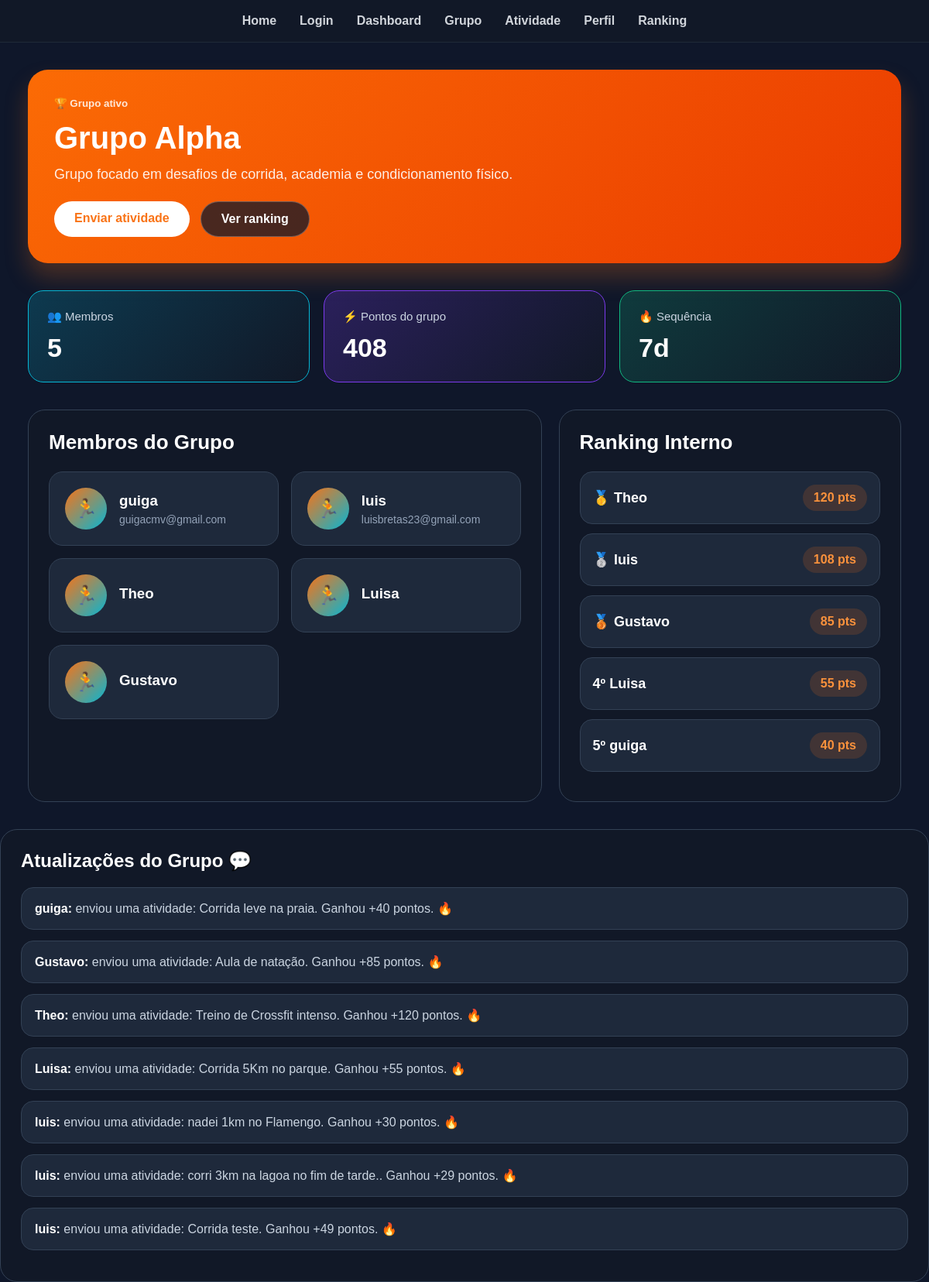
The app's page /grupo/ with its own data.
### core/models.py (models this page shows, shortened)
class Group(models.Model):
    name = models.CharField(max_length=100)
    description = models.TextField(blank=True, null=True)
    created_at = models.DateTimeField(auto_now_add=True)

class Activity(models.Model):
    user = models.ForeignKey(User, on_delete=models.CASCADE, related_name='activities')
    group = models.ForeignKey(Group, on_delete=models.CASCADE, related_name='group_activities')
    image = models.ImageField(upload_to='activities/%Y/%m/%d/', blank=True, null=True)
    description = models.TextField(blank=True, null=True)
    duration_minutes = models.PositiveIntegerField(default=0)
    points_earned = models.IntegerField(default=0)
    created_at = models.DateTimeField(auto_now_add=True)
    class Meta:
        ordering = ['-created_at']

### core/views.py (the view)
# urls.py: path('grupo/', grupo),
def grupo(request):
    grupo = Group.objects.first()
    if grupo:
        atividades = Activity.objects.filter(group=grupo).order_by('-created_at')
    else:
        atividades = Activity.objects.none()
    membros = User.objects.all()
    total_pontos = atividades.aggregate(
        total=Sum('points_earned')
    )['total'] or 0
    ranking_usuarios = User.objects.filter(
        activities__group=grupo
    ).annotate(
        total_pontos=Sum('activities__points_earned')
    ).order_by('-total_pontos')
    return render(
        request,
        'core/grupo.html',
        {
            "grupo": grupo,
            "atividades": atividades,
            "membros": membros,
            "total_pontos": total_pontos,
            "ranking_usuarios": ranking_usuarios,
        }
    )

### core/templates/core/grupo.html (shortened to what this page needs)
<!DOCTYPE html>
<html lang="pt-br">
<head>
</head>
<body>
<nav>
    <a href="/">Home</a>
    <a href="/login/">Login</a>
    <a href="/dashboard/">Dashboard</a>
    <a href="/grupo/">Grupo</a>
    <a href="/atividade/">Atividade</a>
    <a href="/perfil/">Perfil</a>
    <a href="/ranking/">Ranking</a>
</nav>
<div class="container">
    <section class="grupo-header">
        <small>🏆 Grupo ativo</small>
        <h1>
    {% if grupo %}
        {{ grupo.name }}
    {% else %}
        Nenhum grupo cadastrado
    {% endif %}
</h1>
        <p>
           {% if grupo %}
    {{ grupo.description }}
{% else %}
    Cadastre um grupo no painel administrativo para exibir as informações aqui.
{% endif %}
        </p>
        <div class="grupo-actions">
            <a href="/atividade/" class="btn btn-light">Enviar atividade</a>
            <a href="/ranking/" class="btn btn-dark">Ver ranking</a>
        </div>
    </section>
    <section class="cards-status">
        <div class="status-card azul">
            <span>👥 Membros</span>
            <h2>{{ membros.count }}</h2>
        </div>
        <div class="status-card roxo">
            <span>⚡ Pontos do grupo</span>
            <h2>{{ total_pontos|floatformat:0 }}</h2>
        </div>
        <div class="status-card verde">
            <span>🔥 Sequência</span>
            <h2>7d</h2>
        </div>
    </section>
    <section class="grid-principal">
        <div class="box">
            <h2>Membros do Grupo</h2>
            <div class="membros">
{% for membro in membros %}
<div class="membro">
    <div class="avatar">🏃</div>
    <div class="membro-info">
        <h3>{{ membro.username }}</h3>
        <p>{{ membro.email }}</p>
    </div>
</div>
{% empty %}
<p>Nenhum membro cadastrado ainda.</p>
{% endfor %}
            </div>
        </div>
        <div class="box">
            <h2>Ranking Interno</h2>
           {% for usuario in ranking_usuarios %}
<div class="ranking-item">
    <strong>
        {% if forloop.counter == 1 %}
            🥇
        {% elif forloop.counter == 2 %}
            🥈
        {% elif forloop.counter == 3 %}
            🥉
        {% else %}
            {{ forloop.counter }}º
        {% endif %}
        {{ usuario.username }}
    </strong>
    <span class="pontos">{{ usuario.total_pontos }} pts</span>
</div>
{% empty %}
<p>Nenhuma atividade registrada neste grupo ainda.</p>
{% endfor %}
            </div>
        </div>
    <section class="chat">
    <h2>Atualizações do Grupo 💬</h2>
    {% for atividade in atividades %}
    <div class="mensagem">
        <strong>{{ atividade.user.username }}:</strong>
        enviou uma atividade: {{ atividade.description }}.
        Ganhou +{{ atividade.points_earned }} pontos. 🔥
    </div>
    {% empty %}
    <div class="mensagem">
        Nenhuma atividade registrada no grupo ainda.
    </div>
    {% endfor %}
</section>
</body>
</html>

### core/templates/core/grupo.html (style rules this page uses)
* { margin: 0; padding: 0; box-sizing: border-box; }
body { font-family: Arial, Helvetica, sans-serif; background: #0f172a; color: white; }
nav { background: #111827; display: flex; justify-content: center; align-items: center; gap: 30px; padding: 18px; flex-wrap: wrap; border-bottom: 1px solid #1f2937; }
nav a { color: #d1d5db; text-decoration: none; font-weight: bold; font-size: 16px; transition: .3s; }
.container { width: 94%; max-width: 1600px; margin: 35px auto; }
.grupo-header { background: linear-gradient(135deg, #fb6b05, #ea3b00); border-radius: 26px; padding: 34px; margin-bottom: 35px; box-shadow: 0 18px 30px rgba(249,115,22,.25); }
.grupo-header small { font-weight: bold; color: rgba(255,255,255,.85); }
.grupo-header h1 { font-size: 40px; margin: 14px 0; }
.grupo-header p { color: rgba(255,255,255,.9); font-size: 18px; margin-bottom: 24px; }
.grupo-actions { display: flex; gap: 14px; flex-wrap: wrap; }
.btn { display: inline-block; padding: 13px 26px; border-radius: 999px; font-weight: bold; text-decoration: none; transition: .3s; }
.btn-light { background: white; color: #f97316; }
.btn-dark { background: rgba(15,23,42,.75); color: white; border: 1px solid rgba(255,255,255,.25); }
.cards-status { display: grid; grid-template-columns: repeat(3, 1fr); gap: 18px; margin-bottom: 35px; }
.status-card { background: #111827; border: 1px solid #334155; border-radius: 20px; padding: 24px; }
.status-card span { color: #cbd5e1; font-size: 15px; }
.status-card h2 { font-size: 34px; margin-top: 12px; }
.azul { border-color: #06b6d4; background: linear-gradient(135deg, rgba(6,182,212,.22), #111827); }
.roxo { border-color: #7c3aed; background: linear-gradient(135deg, rgba(124,58,237,.25), #111827); }
.verde { border-color: #10b981; background: linear-gradient(135deg, rgba(16,185,129,.22), #111827); }
.grid-principal { display: grid; grid-template-columns: 1.2fr .8fr; gap: 22px; margin-bottom: 35px; }
.box { background: #111827; border: 1px solid #334155; border-radius: 22px; padding: 26px; }
.box h2 { margin-bottom: 22px; font-size: 26px; }
.membros { display: grid; grid-template-columns: repeat(2, 1fr); gap: 16px; }
.membro { background: #1e293b; border: 1px solid #334155; border-radius: 18px; padding: 20px; display: flex; align-items: center; gap: 16px; transition: .3s; }
.avatar { width: 54px; height: 54px; border-radius: 50%; background: linear-gradient(135deg, #f97316, #06b6d4); display: flex; align-items: center; justify-content: center; font-size: 24px; }
.membro-info h3 { margin-bottom: 5px; }
.membro-info p { color: #94a3b8; font-size: 14px; }
.ranking-item { display: flex; justify-content: space-between; align-items: center; background: #1e293b; border: 1px solid #334155; padding: 16px; border-radius: 16px; margin-bottom: 12px; }
.ranking-item strong { font-size: 18px; }
.pontos { color: #fb923c; font-weight: bold; background: rgba(249,115,22,.16); padding: 8px 14px; border-radius: 999px; }
.chat { background: #111827; border: 1px solid #334155; border-radius: 22px; padding: 26px; }
.chat h2 { margin-bottom: 20px; }
.mensagem { background: #1e293b; border: 1px solid #334155; padding: 17px; border-radius: 16px; margin-bottom: 14px; color: #cbd5e1; }
.mensagem strong { color: white; }

### records on screen
Group: name "Grupo Alpha", description "Grupo focado em desafios de corrida, academia e condicionamento físico."
Activity: user.username "guiga", description "Corrida leve na praia", points_earned "40"
Activity: user.username "Gustavo", description "Aula de natação", points_earned "85"
Activity: user.username "Theo", description "Treino de Crossfit intenso", points_earned "120"
Activity: user.username "Luisa", description "Corrida 5Km no parque", points_earned "55"
Activity: user.username "luis", description "nadei 1km no Flamengo", points_earned "30"
Activity: user.username "luis", description "corri 3km na lagoa no fim de tarde.", points_earned "29"
Activity: user.username "luis", description "Corrida teste", points_earned "49"

### other values on screen
{{ membros.count }} "5"
{{ total_pontos|floatformat:0 }} "408"
{{ membro.username }} "guiga"
{{ membro.email }} "guigacmv@gmail.com"
{{ membro.username }} "luis"
{{ membro.email }} "luisbretas23@gmail.com"
{{ membro.username }} "Theo"
{{ membro.username }} "Luisa"
{{ membro.username }} "Gustavo"
{{ usuario.username }} "Theo"
{{ usuario.total_pontos }} "120"
{{ usuario.username }} "luis"
{{ usuario.total_pontos }} "108"
{{ usuario.username }} "Gustavo"
{{ usuario.total_pontos }} "85"
